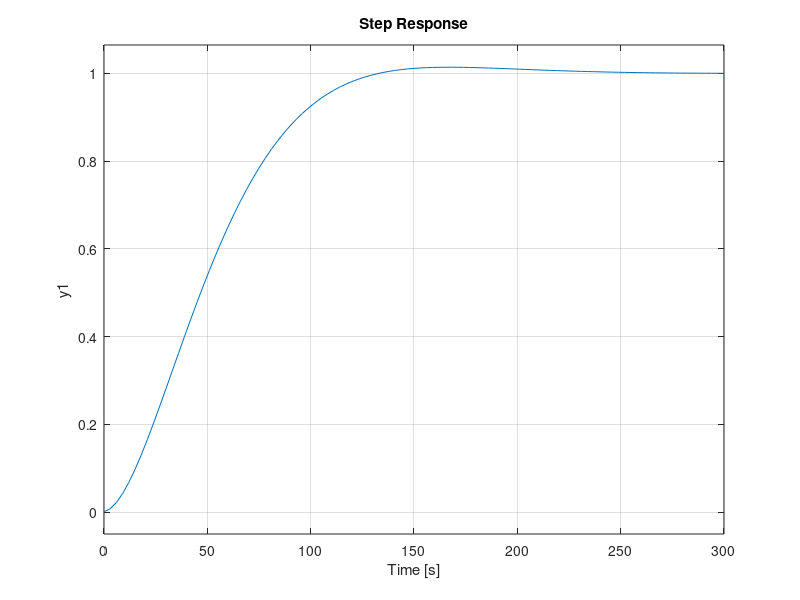

Source code (MATLAB):
clc;clear all;
m = 1000;
b = 50;
u = 500;

s = tf('s');
P_cruise = 1/(m*s+b);

Kp = 1;
Ki = 1;
Kd = 1;
C = pid(Kp,Ki,Kd)

T = feedback(C*P_cruise,1);
figure,step(T)